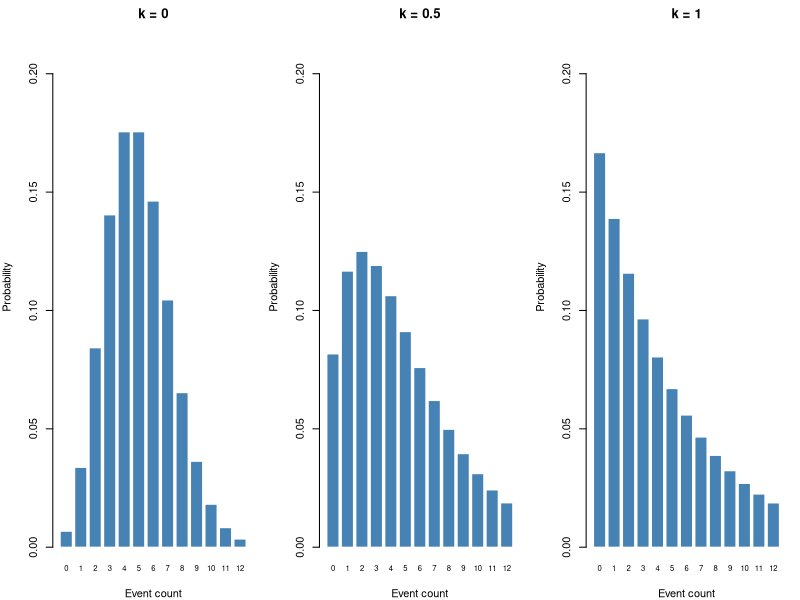

This chart was generated by the following R code:
## ---- chunk 1
old_par <- par(no.readonly = TRUE)
on.exit(par(old_par), add = TRUE)
par(mfrow = c(1, 3), mar = c(4, 4, 2, 1))
k_values <- c(0, 0.5, 1)
x <- 0:12
for (k in k_values) {
  mu <- 5
  probs <- if (k == 0) {
    dpois(x, lambda = mu)
  } else {
    dnbinom(x, size = 1 / k, mu = mu)
  }
  barplot(
    probs,
    names.arg = x,
    main = paste("k =", k),
    xlab = "Event count",
    ylab = "Probability",
    ylim = c(0, 0.22),
    col = "steelblue",
    border = "white",
    cex.names = 0.7
  )
}
